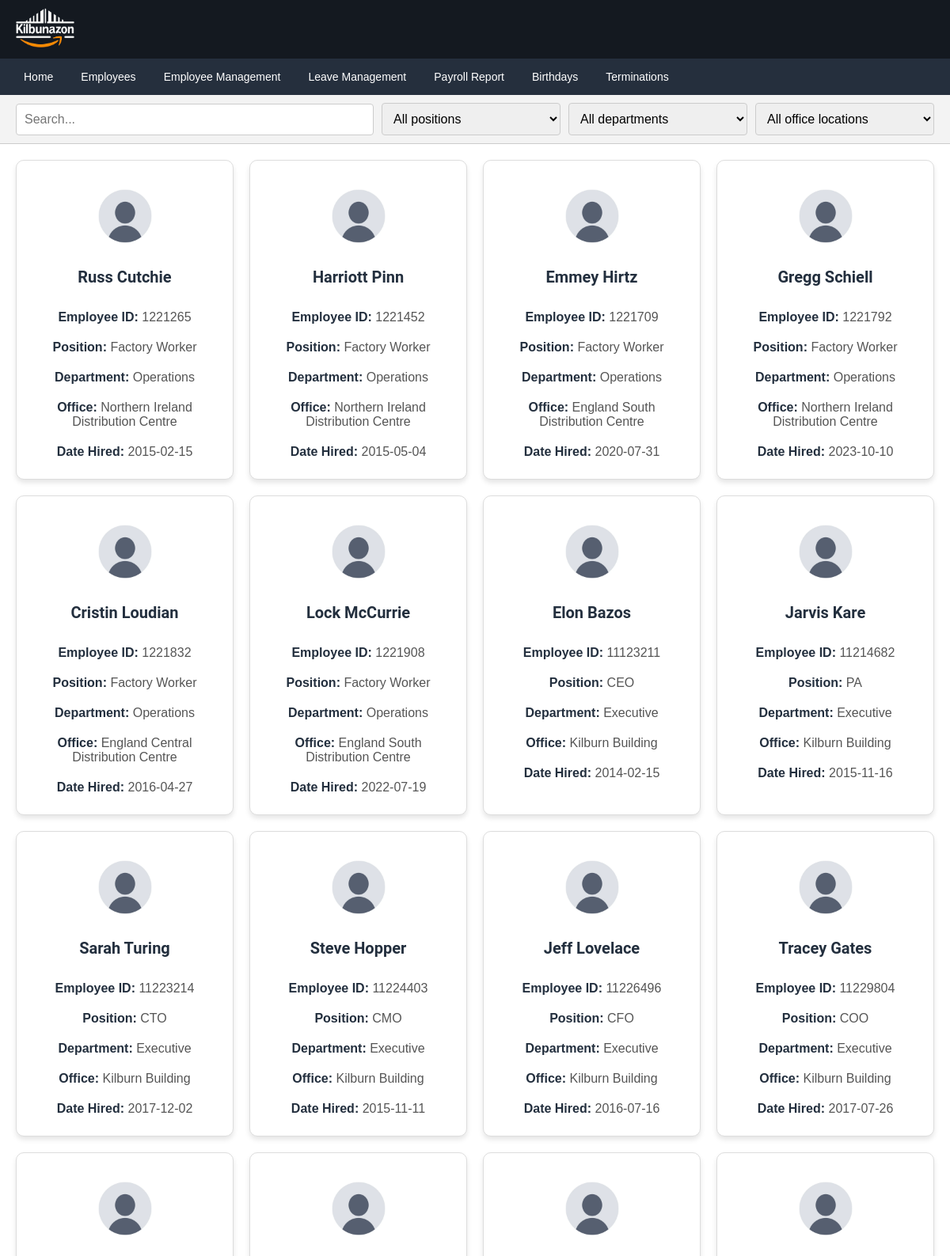
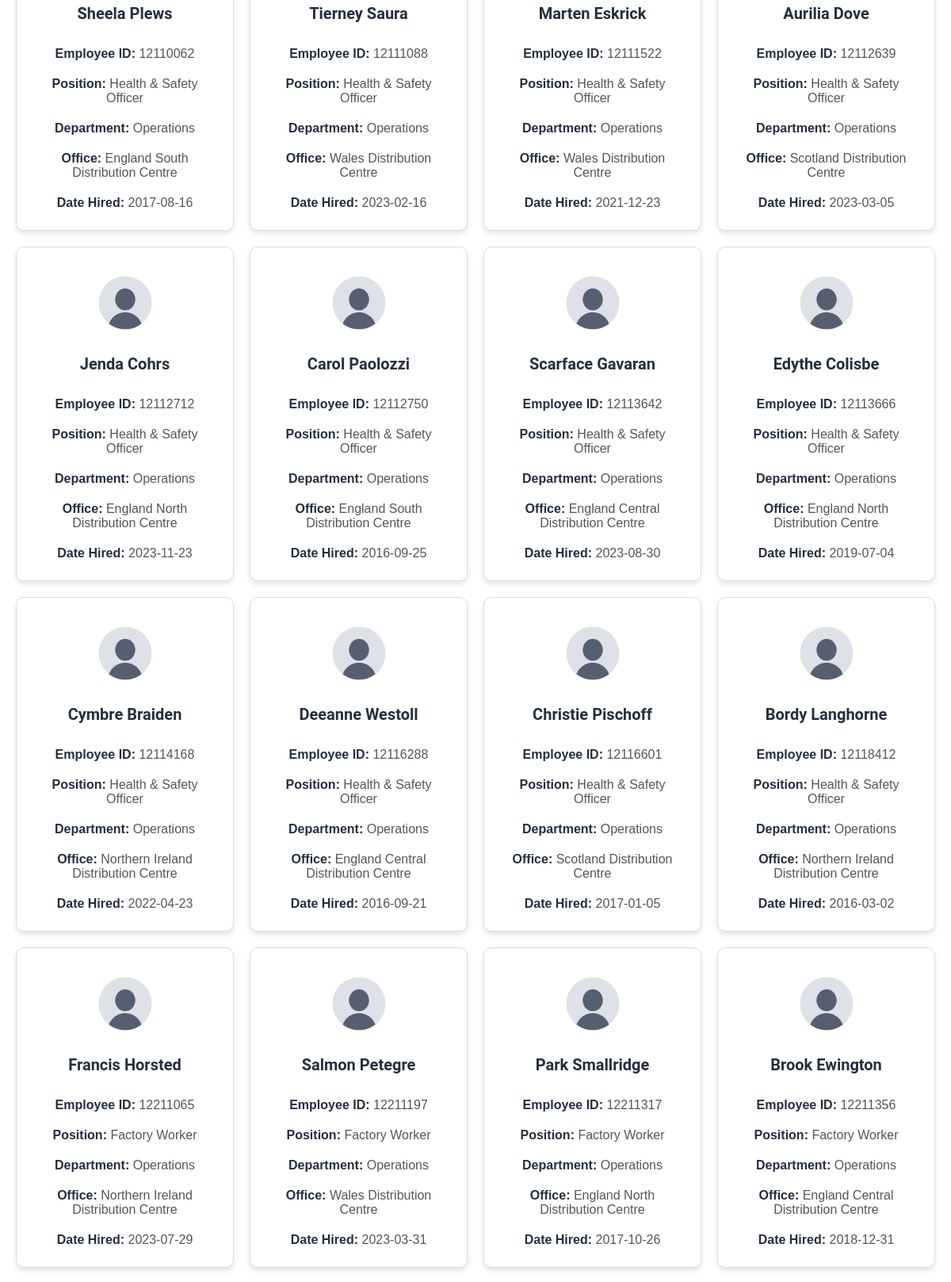
The app's page /employees.php (signed in, upper part) with its own data (2 pictures, top to bottom).
### tables this page shows
CREATE TABLE `Employee` (
  `id` int(11) NOT NULL,
  `name` varchar(100) NOT NULL,
  `position_id` int(11) NOT NULL,
  `email` varchar(100) NOT NULL,
  `dob` date NOT NULL,
  `office_id` int(11) NOT NULL,
  `address_id` int(11) NOT NULL,
  `hired_date` date NOT NULL DEFAULT curdate(),
  `contract` varchar(50) NOT NULL DEFAULT 'Full-Time',
  `nin` varchar(9) NOT NULL,
  `employment_history` text DEFAULT NULL
);

CREATE TABLE `Position` (
  `position_id` int(11) NOT NULL,
  `department_id` int(11) NOT NULL,
  `position_name` varchar(100) NOT NULL,
  `min_salary` decimal(10,2) DEFAULT NULL,
  `max_salary` decimal(10,2) DEFAULT NULL,
  `bonus` decimal(10,2) DEFAULT NULL,
  `is_executive` tinyint(1) NOT NULL DEFAULT 0
);

CREATE TABLE `Department` (
  `department_id` int(11) NOT NULL,
  `department_name` varchar(100) NOT NULL,
  `description` text DEFAULT NULL,
  `manager_id` int(11) DEFAULT NULL
);

CREATE TABLE `Office` (
  `office_id` int(11) NOT NULL,
  `address_id` int(11) DEFAULT NULL,
  `office_name` varchar(100) NOT NULL,
  `phone_number` varchar(16) DEFAULT NULL,
  `website` varchar(100) DEFAULT NULL,
  `average_rating` decimal(2,1) DEFAULT NULL CHECK (0 <= `average_rating` <= 5)
);

### employees.php (the view, shortened to what this page needs)
<?php
require 'db_connection.php';
$query = $conn->query('SELECT * FROM Employee e
        LEFT JOIN Position p ON e.position_id = p.position_id
        LEFT JOIN Department d ON p.department_id = d.department_id
        LEFT JOIN Office o ON e.office_id = o.office_id');
$directory = $query->fetchAll(PDO::FETCH_ASSOC);
?>
<!DOCTYPE html>
<html lang="en">
<head>
    <link rel="stylesheet" href="styles/home.css">
    <link rel="stylesheet" href="styles/employees.css">
</head>
<body>
    <header class="header">
        <div class="logo-container">
            <a href="#" class="logo">
                <img src="images/logo.png" alt="Amazon Logo">
            </a>
        </div>
    </header>
    <nav class="navbar">
        <ul>
            <li><a href="home.php">Home</a></li>
            <li><a href="employees.php">Employees</a></li>
            <li><a href="employee_management.php">Employee Management</a></li>
            <li><a href="leave_management.php">Leave Management</a></li>
            <li><a href="payroll_report.php">Payroll Report</a></li>
            <li><a href="birthdays.php">Birthdays</a></li>
            <li><a href="terminations.php">Terminations</a></li>
        </ul>
    </nav>
    <div class="search-filter-container">
        <div class="search-bar">
            <input type="text" placeholder="Search..."
            onkeyup="searchEmployee(document.querySelector(`input[type='text']`).value)">
        </div>
        <div class="filter-dropdown" id="position-filter">
            <select onchange="searchEmployee(document.querySelector(`input[type='text']`).value)">
                <option value="">All positions</option>
            </select>
        </div>
        <div class="filter-dropdown" id="department-filter">
            <select onchange="searchEmployee(document.querySelector(`input[type='text']`).value)">
                <option value="">All departments</option>
            </select>
        </div>
        <div class="filter-dropdown" id="office-filter">
            <select onchange="searchEmployee(document.querySelector(`input[type='text']`).value)">
                <option value="">All office locations</option>
            </select>
        </div>
    </div>
    <ul id="results" class="search-results">
        <?php foreach ($directory as $employee) {
            $output = '
            <li class="employee-card" onclick="openEmployeeModal(' . $employee['id'] . ')">
                <img src="images/profile_picture.webp" alt="Profile Picture" class="profile-pic">
                <div class="employee-info">
                    <h3>' . $employee['name'] . '</h3>
                    <p><strong>Employee ID:</strong> ' . $employee['id'] . '</p>
                    <p><strong>Position:</strong> ' . $employee['position_name'] . '</p>
                    <p><strong>Department:</strong> ' . $employee['department_name'] . '</p>
                    <p><strong>Office:</strong> ' . $employee['office_name'] . '</p>
                    <p><strong>Date Hired:</strong> ' . $employee['hired_date'] . '</p>
                </div>
            </li>';
            echo $output;
        } ?>
    </ul>
</body>
</html>

### styles/home.css (style rules this page uses)
* { margin: 0; padding: 0; box-sizing: border-box; }
:root { --primary-colour: rgb(20, 25, 32); --nav-colour: rgb(37, 47, 61); }
.header { background-color: var(--primary-colour); padding: 10px 20px; display: flex; align-items: center; }
.logo-container { flex: 1; }
.logo img { height: 50px; }
.navbar { background-color: var(--nav-colour); padding: 10px 20px; }
.navbar ul { list-style: none; display: flex; gap: 15px; }
.navbar li { font-family: Arial, sans-serif; font-size: 14px; }
.navbar a { color: #ffffff; text-decoration: none; padding: 5px 10px; border-radius: 3px; display: inline-block; transition: background-color 0.3s ease, box-shadow 0.3s ease; }

### styles/employees.css (style rules this page uses)
.search-filter-container { display: flex; justify-content: space-between; align-items: center; padding: 10px 20px; background-color: #f3f3f3; border-bottom: 1px solid #ccc; gap: 10px; }
.search-bar, .filter-dropdown { display: flex; align-items: center; }
.search-bar { flex: 2; }
.filter-dropdown { flex: 1; }
.search-bar input[type="text"] { width: 100%; padding: 10px; font-size: 16px; border: 1px solid #ccc; border-radius: 4px; }
.filter-dropdown select { width: 100%; padding: 10px; font-size: 16px; border: 1px solid #ccc; border-radius: 4px; }
.search-results { display: grid; grid-template-columns: repeat(auto-fill, minmax(250px, 1fr)); gap: 20px; padding: 20px; list-style-type: none; margin: 0; }
.employee-card { display: flex; flex-direction: column; align-items: center; background-color: #fff; border: 1px solid #ddd; border-radius: 10px; padding: 20px; box-shadow: 0 4px 6px rgba(0, 0, 0, 0.1); transition: transform 0.3s, box-shadow 0.3s; text-align: center; cursor: pointer; }
.employee-card .profile-pic { width: 100px; height: 100px; border-radius: 50%; margin-bottom: 15px; object-fit: cover; }
.employee-info { display: flex; flex-direction: column; justify-content: center; align-items: center; text-align: center; }
.search-results { font-family: 'Arial', sans-serif; }
.employee-info h3, .employee-info h1, .contact-details h2, .employment-history h2 { margin: 0; margin-bottom: 15px; font-size: 20px; font-weight: 600; color: #232f3e; font-family: 'Roboto', sans-serif; }
.employee-info p, .contact-details p, .employment-history p { margin: 15px 0 5px; color: #555; font-size: 16px; font-family: 'Arial', sans-serif; }
.employee-info p strong { color: #232f3e; }
.profile-pic { width: 150px; height: 150px; border-radius: 50%; }

### records on screen
employee: name "Russ Cutchie", id "1221265", position.position_name "Factory Worker", department.department_name "Operations", office.office_name "Northern Ireland Distribution Centre", hired_date "2015-02-15"
employee: name "Harriott Pinn", id "1221452", position.position_name "Factory Worker", department.department_name "Operations", office.office_name "Northern Ireland Distribution Centre", hired_date "2015-05-04"
employee: name "Emmey Hirtz", id "1221709", position.position_name "Factory Worker", department.department_name "Operations", office.office_name "England South Distribution Centre", hired_date "2020-07-31"
employee: name "Gregg Schiell", id "1221792", position.position_name "Factory Worker", department.department_name "Operations", office.office_name "Northern Ireland Distribution Centre", hired_date "2023-10-10"
employee: name "Cristin Loudian", id "1221832", position.position_name "Factory Worker", department.department_name "Operations", office.office_name "England Central Distribution Centre", hired_date "2016-04-27"
employee: name "Lock McCurrie", id "1221908", position.position_name "Factory Worker", department.department_name "Operations", office.office_name "England South Distribution Centre", hired_date "2022-07-19"
employee: name "Elon Bazos", id "11123211", position.position_name "CEO", department.department_name "Executive", office.office_name "Kilburn Building", hired_date "2014-02-15"
employee: name "Jarvis Kare", id "11214682", position.position_name "PA", department.department_name "Executive", office.office_name "Kilburn Building", hired_date "2015-11-16"
employee: name "Sarah Turing", id "11223214", position.position_name "CTO", department.department_name "Executive", office.office_name "Kilburn Building", hired_date "2017-12-02"
employee: name "Steve Hopper", id "11224403", position.position_name "CMO", department.department_name "Executive", office.office_name "Kilburn Building", hired_date "2015-11-11"
employee: name "Jeff Lovelace", id "11226496", position.position_name "CFO", department.department_name "Executive", office.office_name "Kilburn Building", hired_date "2016-07-16"
employee: name "Tracey Gates", id "11229804", position.position_name "COO", department.department_name "Executive", office.office_name "Kilburn Building", hired_date "2017-07-26"
employee: name "Sheela Plews", id "12110062", position.position_name "Health & Safety Officer", department.department_name "Operations", office.office_name "England South Distribution Centre", hired_date "2017-08-16"
employee: name "Tierney Saura", id "12111088", position.position_name "Health & Safety Officer", department.department_name "Operations", office.office_name "Wales Distribution Centre", hired_date "2023-02-16"
employee: name "Marten Eskrick", id "12111522", position.position_name "Health & Safety Officer", department.department_name "Operations", office.office_name "Wales Distribution Centre", hired_date "2021-12-23"
employee: name "Aurilia Dove", id "12112639", position.position_name "Health & Safety Officer", department.department_name "Operations", office.office_name "Scotland Distribution Centre", hired_date "2023-03-05"
employee: name "Jenda Cohrs", id "12112712", position.position_name "Health & Safety Officer", department.department_name "Operations", office.office_name "England North Distribution Centre", hired_date "2023-11-23"
employee: name "Carol Paolozzi", id "12112750", position.position_name "Health & Safety Officer", department.department_name "Operations", office.office_name "England South Distribution Centre", hired_date "2016-09-25"
employee: name "Scarface Gavaran", id "12113642", position.position_name "Health & Safety Officer", department.department_name "Operations", office.office_name "England Central Distribution Centre", hired_date "2023-08-30"
employee: name "Edythe Colisbe", id "12113666", position.position_name "Health & Safety Officer", department.department_name "Operations", office.office_name "England North Distribution Centre", hired_date "2019-07-04"
employee: name "Cymbre Braiden", id "12114168", position.position_name "Health & Safety Officer", department.department_name "Operations", office.office_name "Northern Ireland Distribution Centre", hired_date "2022-04-23"
employee: name "Deeanne Westoll", id "12116288", position.position_name "Health & Safety Officer", department.department_name "Operations", office.office_name "England Central Distribution Centre", hired_date "2016-09-21"
employee: name "Christie Pischoff", id "12116601", position.position_name "Health & Safety Officer", department.department_name "Operations", office.office_name "Scotland Distribution Centre", hired_date "2017-01-05"
employee: name "Bordy Langhorne", id "12118412", position.position_name "Health & Safety Officer", department.department_name "Operations", office.office_name "Northern Ireland Distribution Centre", hired_date "2016-03-02"
employee: name "Francis Horsted", id "12211065", position.position_name "Factory Worker", department.department_name "Operations", office.office_name "Northern Ireland Distribution Centre", hired_date "2023-07-29"
employee: name "Salmon Petegre", id "12211197", position.position_name "Factory Worker", department.department_name "Operations", office.office_name "Wales Distribution Centre", hired_date "2023-03-31"
employee: name "Park Smallridge", id "12211317", position.position_name "Factory Worker", department.department_name "Operations", office.office_name "England North Distribution Centre", hired_date "2017-10-26"
employee: name "Brook Ewington", id "12211356", position.position_name "Factory Worker", department.department_name "Operations", office.office_name "England Central Distribution Centre", hired_date "2018-12-31"
